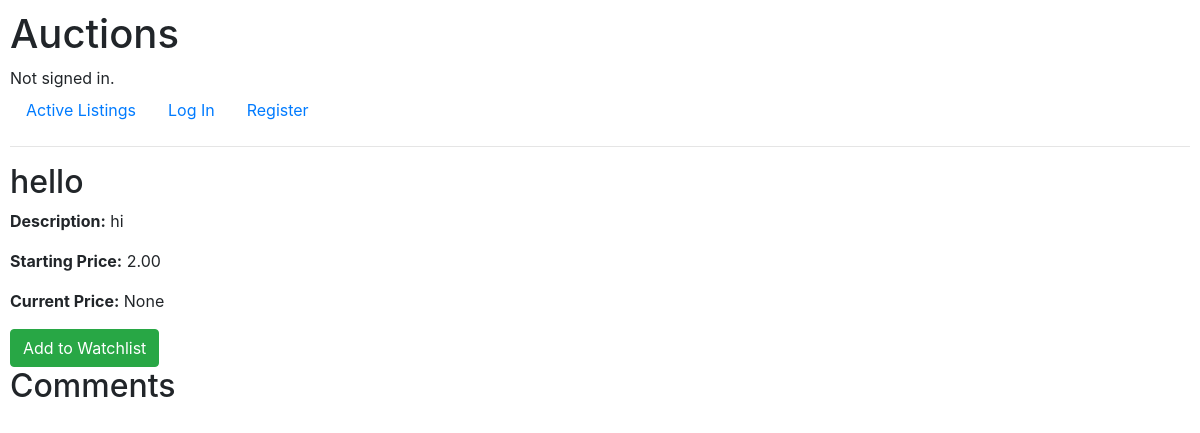
The app's page /listing/1/ with its own data.
### auctions/models.py (models this page shows, shortened)
class AuctionListing(models.Model):
    title = models.CharField(max_length=64)
    description = models.CharField(max_length=100)
    starting_bid = models.DecimalField(max_digits=10, decimal_places=2)
    current_price = models.DecimalField(max_digits=10, decimal_places=2, blank=True, null=True)
    image_url = models.URLField(blank=True)
    category = models.CharField(max_length=64, blank=True)
    is_active = models.BooleanField(default=True)
    winner = models.ForeignKey(User, on_delete=models.SET_NULL, related_name="auctions_won", null=True, blank=True)
    seller = models.ForeignKey(User, on_delete=models.CASCADE, related_name="listings")
    watchlist = models.ManyToManyField(User, related_name="listing_watchlist")
    category = models.ForeignKey(Category, on_delete=models.CASCADE, related_name="listings")

### auctions/views.py (the view)
# urls.py: path("listing/<int:listing_id>/", views.listing, name="listing"),
def listing(request, listing_id):
    listing = get_object_or_404(AuctionListing, pk=listing_id)
    is_seller = request.user == listing.seller
    in_watchlist = request.user in listing.watchlist.all()
    comments = listing.comments.all()
    context = {
        "listing": listing,
        "is_seller": is_seller,
        "in_watchlist": in_watchlist,
        "comments": listing.comments.all()
    }
    if not listing.is_active:
        highest_bid = listing.bids.order_by('-bid_amount').first()
        final_price = highest_bid.bid_amount if highest_bid else listing.starting_bid
        context["final_price"] = final_price
        context["winner"] = listing.winner
    return render(request, "auctions/listing.html", context)

### auctions/templates/auctions/listing.html (shortened to what this page needs)
{% extends "auctions/layout.html" %}
{% block body %}
<h2>{{ listing.title }}</h2>
<p><strong>Description:</strong> {{ listing.description }}</p>
<p><strong>Starting Price:</strong> {{ listing.starting_bid }}</p>
<p><strong>Current Price:</strong> {{ listing.current_price }}</p>
{% if in_watchlist %}
    <form action="{% url 'removeWatchlist' listing.id %}" method="post">
        {% csrf_token %}
        <button type="submit" class="btn btn-danger">Remove from Watchlist</button>
    </form>
{% else %}
    <form action="{% url 'addWatchlist' listing.id %}" method="post">
        <button type="submit" class="btn btn-success">Add to Watchlist</button>
    </form>
{% endif %}
<h2>Comments</h2>
<br>
{% endblock %}

### auctions/static/auctions/styles.css (style rules this page uses)
body { padding: 10px; }

### records on screen
AuctionListing: title "hello", description "hi", starting_bid "2.00", current_price "None"
